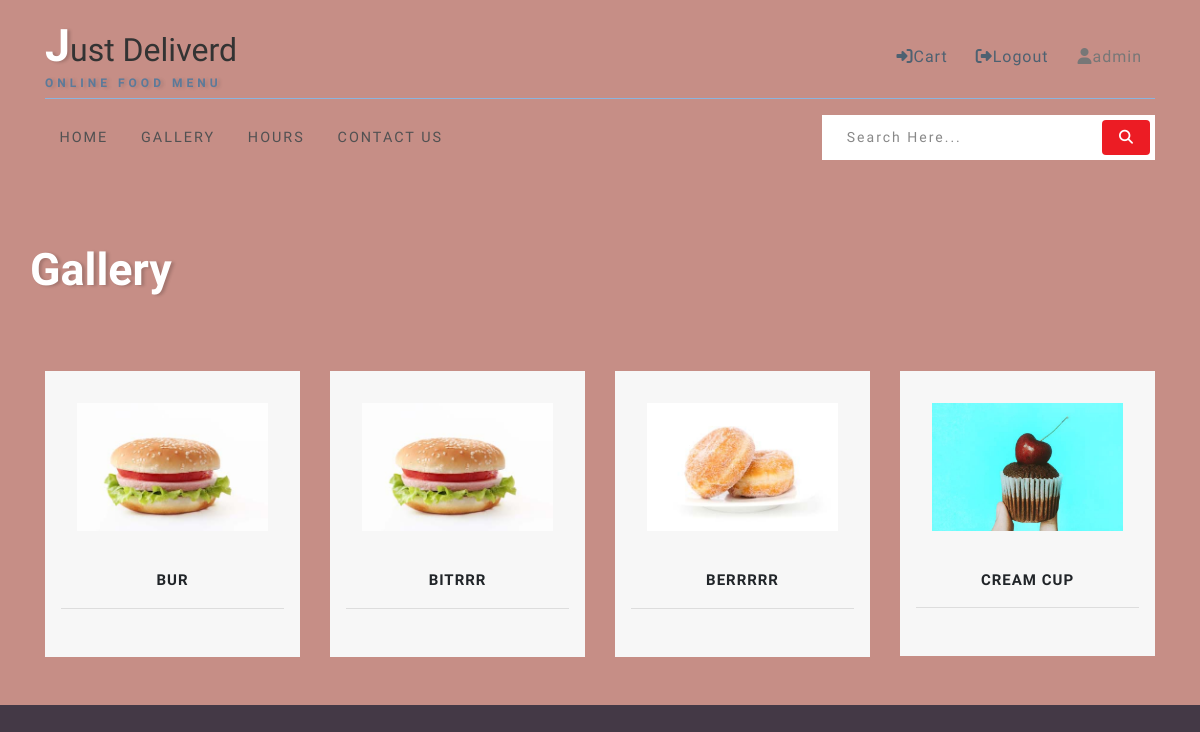
/gallery (signed in), run on an earlier commit of the app's database.
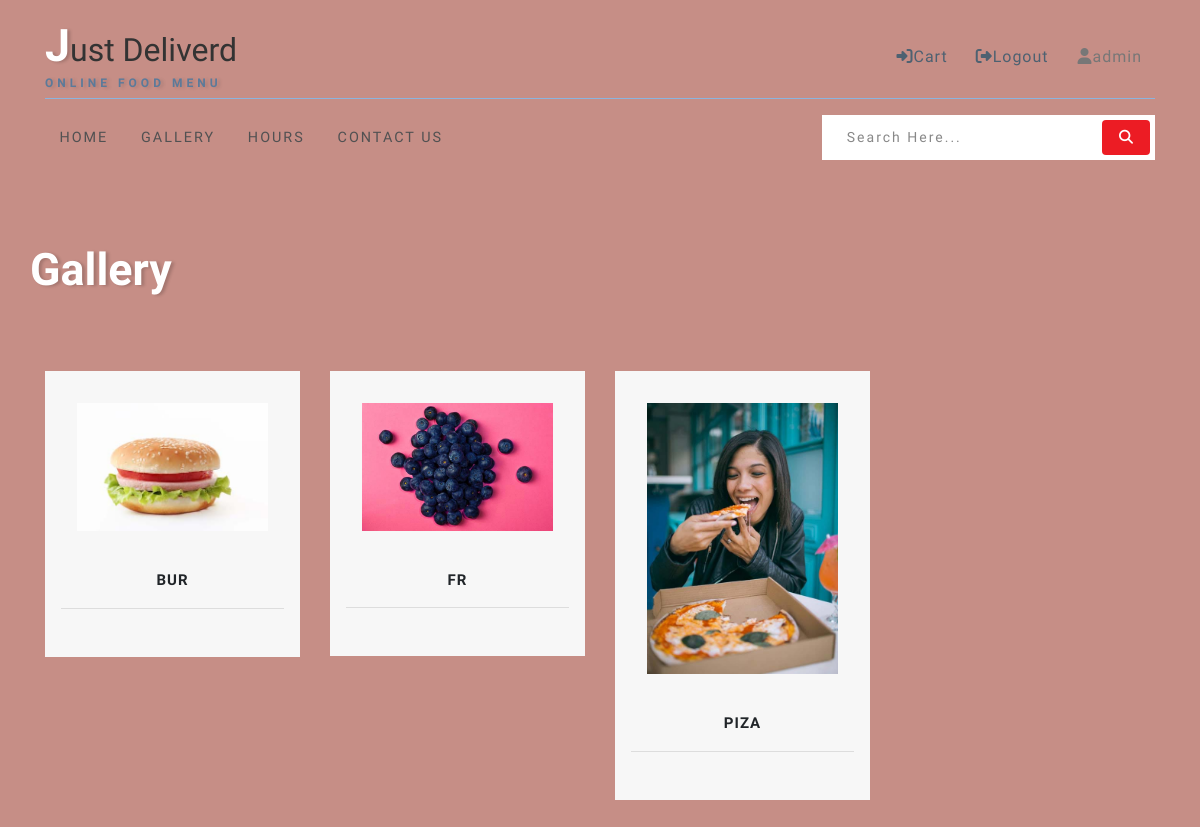
And on a later commit of the database.
### products_app/models.py (models this page shows, shortened)
class Product(models.Model):
    product_name =models.CharField(max_length=200,null=True)
    product_image =models.ImageField(upload_to='product_image',null=True)
    category=models.ForeignKey(Category,on_delete=models.CASCADE,null=True)
    product_description =models.TextField(null=True)

### products_app/views.py (the view)
# urls.py: path('gallery',views.galllery,name='galllery'),
def galllery(request):
    if request.user.is_authenticated:
        cate=Product.objects.all()
        return render(request,'menu.html',{'category':cate})
    else:
        return render(request,'login.html')

### templates/menu.html (shortened to what this page needs)
{% extends 'base.html' %}
{% load static %}
{%block main-content %}
<br><br>
        <div class="banner-wthree-info container">
            <div class="row">
                <div id="logo">
                    <h1> <a href="index.html"><span class="log-w3pvt">Gallery</span></a></h1>
                </div>
                    <div class="container py-5">
                        <div class="row shop-wthree-info text-center">
                            {% for cat in category %}
                            <a href="{% url 'select_product' cat.id %}">
                                <div class="col-lg-3 shop-info-grid text-center mt-4">
                                    <div class="product-shoe-info shoe">
                                        <div class="men-thumb-item">
                                            <img src="{{cat.product_image.url}}" class="img-fluid" alt="" height="120%" width="120%">
                                        </div>
                                        <div class="item-info-product">
                                            <h4>
                                                <a>{{cat.product_name}}</a>
                                            </h4>
                                            <div class="product_price">
                                            </div>
                                        </div>
                                    </div>
                                </div>
                            </a>
                            {% endfor %}
            </div>
        </div>
    </div>
</div></div>
                       {%endblock main-content%}

What changed in the data, as far as the page shows it:
removed Product: product_image (picture), product_name "BERRRRR"
removed Product: product_image (picture), product_name "CREAM CUP"
changed Product (number 2 of 3 on the later page): product_image: a different picture; product_name "BITRRR" → "FR"
added Product: product_image (picture), product_name "PIZA"
